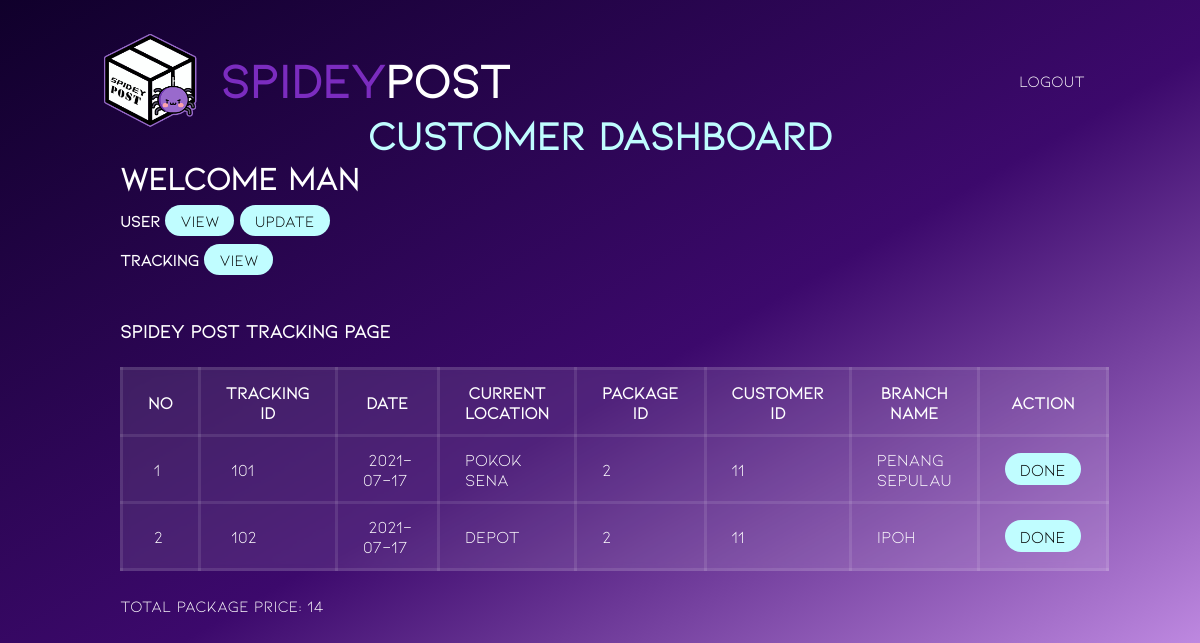
Screenshot of /user/view_tracking.php (signed in) with the database file from the repository.
### tables this page shows
CREATE TABLE `tracking` (
  `trackingID` int(10) NOT NULL,
  `date` date NOT NULL,
  `curLocation` varchar(255) NOT NULL,
  `packageID` int(10) NOT NULL,
  `custID` int(10) NOT NULL,
  `branchID` varchar(30) NOT NULL
);

### user/view_tracking.php (the view, shortened to what this page needs)
<!DOCTYPE html>
<?php
include('../include/dbconn.php');
?>
<html lang="en">
<head>
    <link rel="stylesheet" href="./dashboard.css">
</head>
<body>
    <header id="header">
        <a href="#" class="logo">
            <img src="../Sources/Logo.png" alt="Logo">
            <h2>
                <div>Spidey</div> Post
            </h2>
        </a>
        <ul class="navigation">
            <li><a href="../login/logout.php">Logout</a></li>
        </ul>
    </header>
    <div class="container">
        <div class="bar">
            <h1> Customer Dashboard</h1>
        </div>
        <div class="main">
            <div class="greetinguser">
                <h1>Welcome <?php echo $_SESSION['username']; ?></h1>
                <b>User</b>
                <a href="view_user.php">View</a>
                <a href="update_user.php">Update<br></a>
                <div class="track">
                    <b>Tracking</b>
                    <a href="view_tracking.php">View</a>
                </div>
            </div>
        </div>
        <div class="main">
            <h3>Spidey Post Tracking Page</h3>
            <?php
            $username = $_SESSION['username'];
            $query = "SELECT * FROM customer where custName = '$username' ";
            $result = mysqli_query($dbconn, $query) or die("Error: " . mysqli_error($dbconn));
            $row = mysqli_fetch_array($result);
            $cust_id = $row['custID'];
            $query = "SELECT * FROM tracking where custID = '$cust_id' ";
            $result = mysqli_query($dbconn, $query) or die("Error: " . mysqli_error($dbconn));
            $numrow = mysqli_num_rows($result);
            ?>
            <table class="tableContent" cellpadding="0" cellspacing="0">
                <thead>
                    <tr>
                        <th width="3%">No</td>
                        <th width="26%">Tracking ID</td>
                        <th width="8%">Date</td>
                        <th width="35%">Current Location</td>
                        <th width="9%">Package ID</td>
                        <th width="9%">Customer ID</td>
                        <th width="9%">Branch Name</td>
                        <th colspan="2">Action</td>
                    </tr>
                </thead>
                <?php
                for ($a = 0; $a < $numrow; $a++) {
                    $row = mysqli_fetch_array($result);
                ?>
                    <tbody>
                        <tr>
                            <td>&nbsp;<?php echo $a + 1; ?></td>
                            <td>&nbsp;<?php echo ucwords(strtolower($row['trackingID'])); ?></td>
                            <td>&nbsp;<?php echo ucwords(strtolower($row['date'])); ?></td>
                            <td><?php echo ucwords(strtolower($row['curLocation'])); ?></td>
                            <td><?php echo ucwords(strtolower($row['packageID'])); ?></td>
                            <td><?php echo ucwords(strtolower($row['custID'])); ?></td>
                            <td><?php echo ucwords(strtolower($row['branchID'])); ?></td>
                            <td width="10%"><a class="one" href="done_tracking.php?trackingID=<?php echo $row['trackingID']; ?>">Done</a></td>
                        </tr>
                    </tbody>
                <?php
                }
                ?>
            </table>
            <?php
            $queryp = "SELECT * FROM package p, tracking t where p.packageID = t.packageID AND custID = '$cust_id'  ";
            $resultp = mysqli_query($dbconn, $queryp) or die("Error: " . mysqli_error($dbconn));
            $numrowp = mysqli_num_rows($resultp);
            $totalPrice = 0;
            for ($a = 0; $a < $numrowp; $a++) {
                $row = mysqli_fetch_array($resultp);
                $totalPrice = $totalPrice + $row['packagePrice'];
            ?>
            <?php
            } ?>
            <td><?php echo ucwords(strtolower("Total Package Price: " . $totalPrice)) ?></td>
        </div>
    </div>
</body>
</html>

### user/dashboard.css (style rules this page uses)
* { margin: 0; padding: 0; box-sizing: border-box; font-family: 'Kiona'; color: white; }
body { display: flex; justify-content: center; align-items: center; flex-wrap: wrap; background: linear-gradient(150deg, #10002b,#3c096c, #e0aaff); min-height: 100vh; background-repeat: no-repeat; background-attachment: fixed; }
#header { position: absolute; top: 0; left: 0; width: 100%; padding: 30px 100px; display: flex; justify-content: space-between; align-items: center; z-index: 10000; }
#header .logo { display: flex; color: white; font-weight: 700; font-size: 2em; text-decoration: none; }
#header .logo img { max-height: 100px; padding-right: 20px; }
#header .logo h2 { margin-top: 20px; display: flex; }
#header .logo h2 div { color: #7b2cbf; }
#header .navigation { display: flex; justify-content: center; align-items: center; }
#header .navigation li { list-style: none; margin-left: 20px; }
#header .navigation li a { text-decoration: none; padding: 6px 15px; color: white; border-radius: 20px; }
.container { position: relative; width: 80%; height: 80vh; margin-top: 5%; }
.container .bar { display: flex; justify-content: center; font-size: 20px; font-weight: 500; }
.container .bar h1 { color: #c0fdff; }
.container a { background: #c0fdff; color: #000000; padding: 6px 15px; border-radius: 20px; text-decoration: none; text-align: center; }
.greetinguser h1 { margin-bottom: 15px; }
.greetinguser .track { margin-top: 20px; }
.main { padding-bottom: 50px; }
.tableContent { border-collapse: collapse; margin: 25px 0; font-size: 17px; min-width: 400px; backdrop-filter: blur(4px); background: rgba(255, 255, 255, 0.1); }
.tableContent thead tr { color: #9d9171; text-align: center; font-weight: 500; }
.tableContent tbody tr { color: #fff; font-weight: 500; }
.tableContent th, .tableContent td { padding: 12px 25px; border: 3px solid rgba(255, 255, 255, 0.1); }

### rows the page displays
tracking: trackingID "101", date "2021-07-17", curLocation "Pokok Sena", packageID "2", custID "11", branchID "Penang Sepulau"
tracking: trackingID "102", date "2021-07-17", curLocation "Depot", packageID "2", custID "11", branchID "Ipoh"

### other values shown
$_SESSION['username'] "man"
